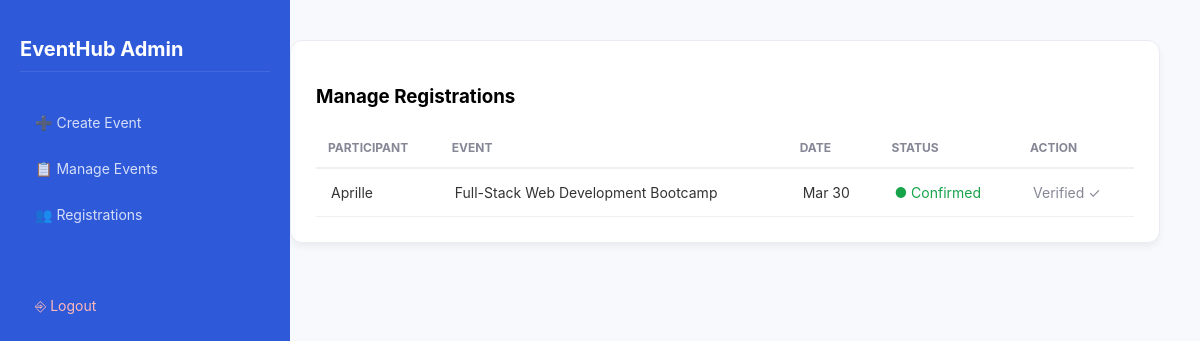
Page /manage_registrations.php (signed in) on the committed database.
### tables this page shows
CREATE TABLE `registrations` (
  `id` int(11) NOT NULL,
  `user_id` int(11) NOT NULL,
  `event_id` int(11) NOT NULL,
  `reg_date` timestamp NOT NULL DEFAULT current_timestamp(),
  `status` enum('pending','confirmed','cancelled') DEFAULT 'pending'
);

CREATE TABLE `users` (
  `id` int(11) NOT NULL,
  `fullname` varchar(100) NOT NULL,
  `username` varchar(50) NOT NULL,
  `password` varchar(255) NOT NULL,
  `role` enum('admin','user') DEFAULT 'user',
  `created_at` timestamp NOT NULL DEFAULT current_timestamp()
);

CREATE TABLE `events` (
  `id` int(11) NOT NULL,
  `title` varchar(200) NOT NULL,
  `description` text DEFAULT NULL,
  `event_date` date NOT NULL,
  `event_time` time NOT NULL,
  `location` varchar(255) DEFAULT NULL,
  `status` enum('upcoming','completed','cancelled') DEFAULT 'upcoming',
  `created_at` timestamp NOT NULL DEFAULT current_timestamp(),
  `image` varchar(255) DEFAULT 'default_event.jpg'
);

### manage_registrations.php (the view, shortened to what this page needs)
<?php
include 'db.php';
$regs = $conn->query("SELECT r.id, u.fullname, e.title, r.reg_date, r.status
                      FROM registrations r
                      JOIN users u ON r.user_id = u.id
                      JOIN events e ON r.event_id = e.id
                      ORDER BY r.reg_date DESC");
?>
<!DOCTYPE html>
<html lang="en">
<head>
    <link rel="stylesheet" href="admin_style.css">
</head>
<body>
<?php include 'sidebar.php'; ?>
<div class="main">
    <div class="card">
        <h3>Manage Registrations</h3>
        <table>
            <thead>
                <tr><th>Participant</th><th>Event</th><th>Date</th><th>Status</th><th>Action</th></tr>
            </thead>
            <tbody>
                <?php while($r = $regs->fetch_assoc()): ?>
                <tr>
                    <td><?php echo htmlspecialchars($r['fullname']); ?></td>
                    <td><?php echo htmlspecialchars($r['title']); ?></td>
                    <td><?php echo date("M d", strtotime($r['reg_date'])); ?></td>
                    <td><span style="color: <?php echo ($r['status'] == 'confirmed') ? '#16a34a' : '#f6ad55'; ?>;">● <?php echo ucfirst($r['status']); ?></span></td>
                    <td>
                        <?php if($r['status'] == 'pending'): ?>
                            <a href="manage_registrations.php?confirm_id=<?php echo $r['id']; ?>" class="btn-confirm">Confirm</a>
                        <?php else: ?>
                            <span style="color: #858796;">Verified ✓</span>
                        <?php endif; ?>
                    </td>
                </tr>
                <?php endwhile; ?>
            </tbody>
        </table>
    </div>
</div>
</body>
</html>

### sidebar.php (shortened to what this page needs)
<div class="sidebar">
    <h2>EventHub Admin</h2>
    <a href="admin_dashboard.php">➕ Create Event</a>
    <a href="manage_events.php">📋 Manage Events</a>
    <a href="manage_registrations.php">👥 Registrations</a>
    <a href="logout.php" style="margin-top: 50px; color: #ffb8b8;">⎆ Logout</a>
</div>

### admin_style.css (style rules this page uses)
:root { --primary: #4e73df; --bg: #f8f9fc; --sidebar: #2e59d9; --text: #333; }
body { font-family: 'Inter', sans-serif; background: var(--bg); margin: 0; display: flex; }
.sidebar { width: 250px; background: var(--sidebar); height: 100vh; color: white; padding: 30px 20px; position: fixed; left: 0; top: 0; }
.sidebar h2 { font-size: 20px; margin-bottom: 40px; }
.sidebar a { color: rgba(255,255,255,0.8); text-decoration: none; display: block; padding: 12px; margin-bottom: 5px; border-radius: 8px; }
.main { margin-left: 250px; padding: 40px; width: calc(100% - 250px); min-height: 100vh; }
.card { background: white; padding: 25px; border-radius: 12px; box-shadow: 0 4px 6px rgba(0,0,0,0.05); border: 1px solid #eaecf4; }
table { width: 100%; border-collapse: collapse; margin-top: 20px; }
th { text-align: left; padding: 12px; font-size: 12px; color: #858796; text-transform: uppercase; border-bottom: 2px solid #f0f0f0; }
td { padding: 15px; border-bottom: 1px solid #f0f0f0; font-size: 14px; color: var(--text); }

### sidebar.php (style rules this page uses)
.sidebar { width: 250px; background: #2e59d9; height: 100vh; color: white; padding: 20px; position: fixed; left: 0; top: 0; }
.sidebar h2 { font-size: 20px; margin-bottom: 30px; border-bottom: 1px solid rgba(255,255,255,0.1); padding-bottom: 10px; }
.sidebar a { color: rgba(255,255,255,0.8); text-decoration: none; display: block; padding: 12px 15px; font-size: 14px; border-radius: 8px; transition: 0.2s; }

### rows in the picture
registrations: user.fullname "Aprille", event.title "Full-Stack Web Development Bootcamp", reg_date "Mar 30", status "Confirmed", shows "Verified ✓"
